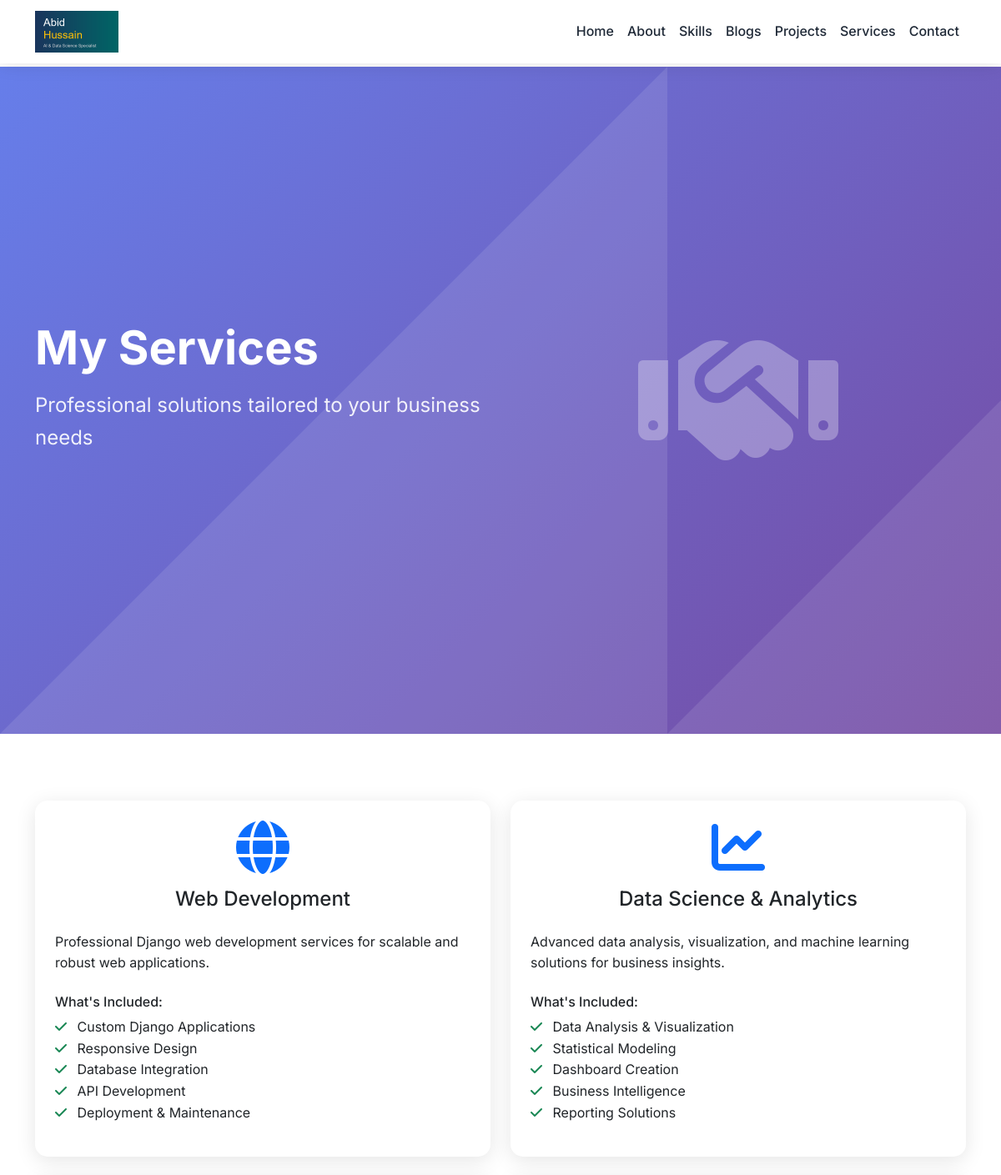
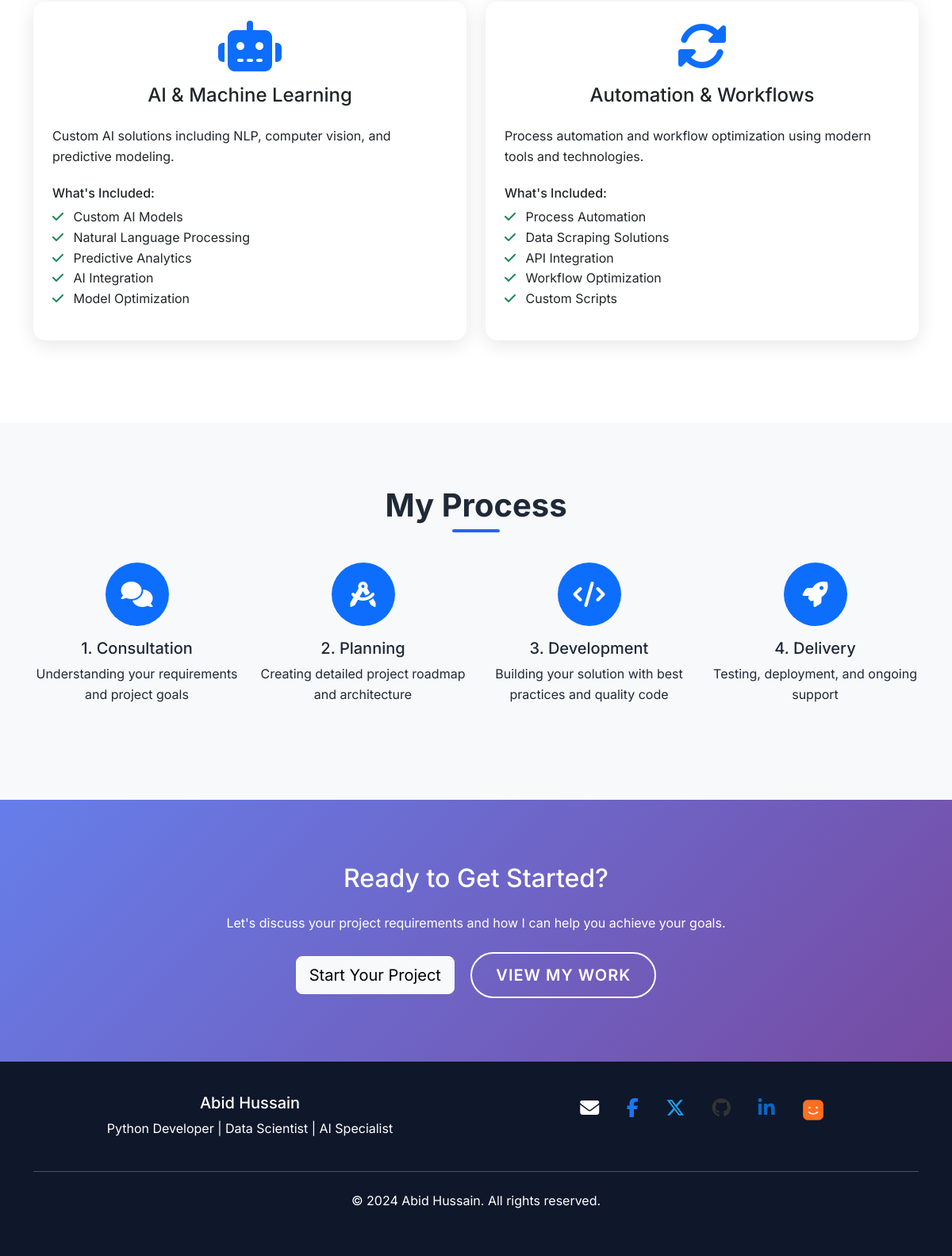
Page /services/ on the committed database (2 pictures, top to bottom).
### portfolio/models.py (models this page shows, shortened)
class Service(models.Model):
    title = models.CharField(max_length=200)
    description = models.TextField()
    icon = models.CharField(max_length=50, blank=True)
    created_at = models.DateTimeField(auto_now_add=True)

### portfolio/views/main.py (the view)
# urls.py: path('services/', views.services_view, name='services'),
def services_view(request):
    try:
        services = Service.objects.all()
        context = {
            'services': services,
        }
        return render(request, 'portfolio/services.html', context)
    except Exception as e:
        return render(request, 'portfolio/error.html', {'error': str(e)})

### portfolio/context_processors.py (called while the page is built)
def site_profile(request):
    try:
        profile = Profile.objects.first()
    except:
        profile = None
    site_url = f"{request.scheme}://{request.get_host()}"
    return {
        'site_profile': profile,
        'site_url': site_url,
        'meta_title': getattr(profile, 'name', 'Abid Hussain') + ' - Portfolio',
        'meta_description': getattr(profile, 'objective', 'Python Developer, Data Scientist, and AI Specialist'),
        'meta_image': f"{site_url}{profile.profile_image.url}" if profile and profile.profile_image else f"{site_url}/static/professional_headshot.jpg",
        'meta_keywords': 'Python, Django, Data Science, AI, Machine Learning, Web Development',
        'meta_author': getattr(profile, 'name', 'Abid Hussain'),
    }

### portfolio/templates/portfolio/services.html (shortened to what this page needs)
{% extends 'portfolio/base.html' %}
{% block content %}
<section class="hero-section">
    <div class="container">
        <div class="row align-items-center">
            <div class="col-lg-6">
                <div class="hero-content" data-aos="fade-right">
                    <h1 class="hero-title">My Services</h1>
                    <p class="hero-subtitle">Professional solutions tailored to your business needs</p>
                </div>
            </div>
            <div class="col-lg-6" data-aos="fade-left">
                <div class="text-center">
                    <i class="fas fa-handshake text-white" style="font-size: 12rem; opacity: 0.3;"></i>
                </div>
            </div>
        </div>
    </div>
</section>
<section class="section-padding">
    <div class="container">
        <div class="row">
            {% for service in services %}
            <div class="col-lg-6 mb-4" data-aos="fade-up" data-aos-delay="{{ forloop.counter|add:100 }}">
                <div class="card h-100">
                    <div class="card-body p-4">
                        <div class="text-center mb-4">
                            <i class="{{ service.icon }} fa-4x text-primary mb-3"></i>
                            <h4 class="card-title">{{ service.title }}</h4>
                        </div>
                        <p class="card-text">{{ service.description }}</p>
                        <div class="mt-4">
                            {% if service.title == "Web Development" %}
                            <h6>What's Included:</h6>
                            <ul class="list-unstyled">
                                <li><i class="fas fa-check text-success me-2"></i> Custom Django Applications</li>
                                <li><i class="fas fa-check text-success me-2"></i> Responsive Design</li>
                                <li><i class="fas fa-check text-success me-2"></i> Database Integration</li>
                                <li><i class="fas fa-check text-success me-2"></i> API Development</li>
                                <li><i class="fas fa-check text-success me-2"></i> Deployment & Maintenance</li>
                            </ul>
                            {% elif service.title == "Data Science & Analytics" %}
                            <h6>What's Included:</h6>
                            <ul class="list-unstyled">
                                <li><i class="fas fa-check text-success me-2"></i> Data Analysis & Visualization</li>
                                <li><i class="fas fa-check text-success me-2"></i> Statistical Modeling</li>
                                <li><i class="fas fa-check text-success me-2"></i> Dashboard Creation</li>
                                <li><i class="fas fa-check text-success me-2"></i> Business Intelligence</li>
                                <li><i class="fas fa-check text-success me-2"></i> Reporting Solutions</li>
                            </ul>
                            {% elif service.title == "AI & Machine Learning" %}
                            <h6>What's Included:</h6>
                            <ul class="list-unstyled">
                                <li><i class="fas fa-check text-success me-2"></i> Custom AI Models</li>
                                <li><i class="fas fa-check text-success me-2"></i> Natural Language Processing</li>
                                <li><i class="fas fa-check text-success me-2"></i> Predictive Analytics</li>
                                <li><i class="fas fa-check text-success me-2"></i> AI Integration</li>
                                <li><i class="fas fa-check text-success me-2"></i> Model Optimization</li>
                            </ul>
                            {% elif service.title == "Automation & Workflows" %}
                            <h6>What's Included:</h6>
                            <ul class="list-unstyled">
                                <li><i class="fas fa-check text-success me-2"></i> Process Automation</li>
                                <li><i class="fas fa-check text-success me-2"></i> Data Scraping Solutions</li>
                                <li><i class="fas fa-check text-success me-2"></i> API Integration</li>
                                <li><i class="fas fa-check text-success me-2"></i> Workflow Optimization</li>
                                <li><i class="fas fa-check text-success me-2"></i> Custom Scripts</li>
                            </ul>
                            {% endif %}
                        </div>
                    </div>
                </div>
            </div>
            {% endfor %}
        </div>
    </div>
</section>
<section class="section-padding bg-light">
    <div class="container">
        <h2 class="section-title" data-aos="fade-up">My Process</h2>
        <div class="row">
            <div class="col-lg-3 col-md-6 mb-4" data-aos="fade-up" data-aos-delay="100">
                <div class="text-center">
                    <div class="bg-primary text-white rounded-circle d-inline-flex align-items-center justify-content-center mb-3" style="width: 80px; height: 80px;">
                        <i class="fas fa-comments fa-2x"></i>
                    </div>
                    <h5>1. Consultation</h5>
                    <p>Understanding your requirements and project goals</p>
                </div>
            </div>
            <div class="col-lg-3 col-md-6 mb-4" data-aos="fade-up" data-aos-delay="200">
                <div class="text-center">
                    <div class="bg-primary text-white rounded-circle d-inline-flex align-items-center justify-content-center mb-3" style="width: 80px; height: 80px;">
                        <i class="fas fa-drafting-compass fa-2x"></i>
                    </div>
                    <h5>2. Planning</h5>
                    <p>Creating detailed project roadmap and architecture</p>
                </div>
            </div>
            <div class="col-lg-3 col-md-6 mb-4" data-aos="fade-up" data-aos-delay="300">
                <div class="text-center">
                    <div class="bg-primary text-white rounded-circle d-inline-flex align-items-center justify-content-center mb-3" style="width: 80px; height: 80px;">
                        <i class="fas fa-code fa-2x"></i>
                    </div>
                    <h5>3. Development</h5>
                    <p>Building your solution with best practices and quality code</p>
                </div>
            </div>
            <div class="col-lg-3 col-md-6 mb-4" data-aos="fade-up" data-aos-delay="400">
                <div class="text-center">
                    <div class="bg-primary text-white rounded-circle d-inline-flex align-items-center justify-content-center mb-3" style="width: 80px; height: 80px;">
                        <i class="fas fa-rocket fa-2x"></i>
                    </div>
                    <h5>4. Delivery</h5>
                    <p>Testing, deployment, and ongoing support</p>
                </div>
            </div>
        </div>
    </div>
</section>
<section class="section-padding" style="background: var(--gradient);">
    <div class="container">
        <div class="row">
            <div class="col-lg-8 mx-auto text-center">
                <h2 class="text-white mb-4" data-aos="fade-up">Ready to Get Started?</h2>
                <p class="text-white mb-4" data-aos="fade-up" data-aos-delay="100">
                    Let's discuss your project requirements and how I can help you achieve your goals.
                </p>
                <div data-aos="fade-up" data-aos-delay="200">
                    <a href="{% url 'portfolio:contact' %}" class="btn btn-light btn-lg me-3">Start Your Project</a>
                    <a href="{% url 'portfolio:projects' %}" class="btn btn-outline-light btn-lg">View My Work</a>
                </div>
            </div>
        </div>
    </div>
</section>
{% endblock %}

### portfolio/templates/portfolio/base.html (style rules this page uses)
:root { --primary-color: #2563eb; --secondary-color: #1e40af; --accent-color: #3b82f6; --text-dark: #1f2937; --text-light: #6b7280; --bg-light: #f8fafc; --bg-dark: #0f172a; --gradient: linear-gradient(135deg, #667eea 0%, #764ba2 100%); }
* { margin: 0; padding: 0; box-sizing: border-box; }
body { font-family: 'Inter', sans-serif; line-height: 1.6; color: var(--text-dark); overflow-x: hidden; padding-top: 80px; }
.hero-section { min-height: 100vh; background: var(--gradient); display: flex; align-items: center; position: relative; overflow: hidden; }
.hero-section::before { content: ''; position: absolute; top: 0; left: 0; right: 0; bottom: 0; }
.hero-content { position: relative; z-index: 2; }
.hero-title { font-size: 3.5rem; font-weight: 700; color: white; margin-bottom: 1rem; }
.hero-subtitle { font-size: 1.5rem; color: rgba(255, 255, 255, 0.9); margin-bottom: 2rem; }
.btn-outline-light { border: 2px solid white; color: white; padding: 12px 30px; font-weight: 600; border-radius: 50px; transition: all 0.3s ease; text-transform: uppercase; letter-spacing: 1px; }
.section-padding { padding: 80px 0; }
.section-title { font-size: 2.5rem; font-weight: 700; text-align: center; margin-bottom: 3rem; position: relative; }
.section-title::after { content: ''; position: absolute; bottom: -10px; left: 50%; transform: translateX(-50%); width: 60px; height: 4px; background: var(--primary-color); border-radius: 2px; }
.card { border: none; border-radius: 15px; box-shadow: 0 5px 25px rgba(0, 0, 0, 0.1); transition: all 0.3s ease; overflow: hidden; }

### rows in the picture
Service: title "Web Development", description "Professional Django web development services for scalable and robust web applications.", shows "What's Included:"
Service: title "Data Science & Analytics", description "Advanced data analysis, visualization, and machine learning solutions for business insights.", shows "What's Included:"
Service: title "AI & Machine Learning", description "Custom AI solutions including NLP, computer vision, and predictive modeling.", shows "What's Included:"
Service: title "Automation & Workflows", description "Process automation and workflow optimization using modern tools and technologies.", shows "What's Included:"
